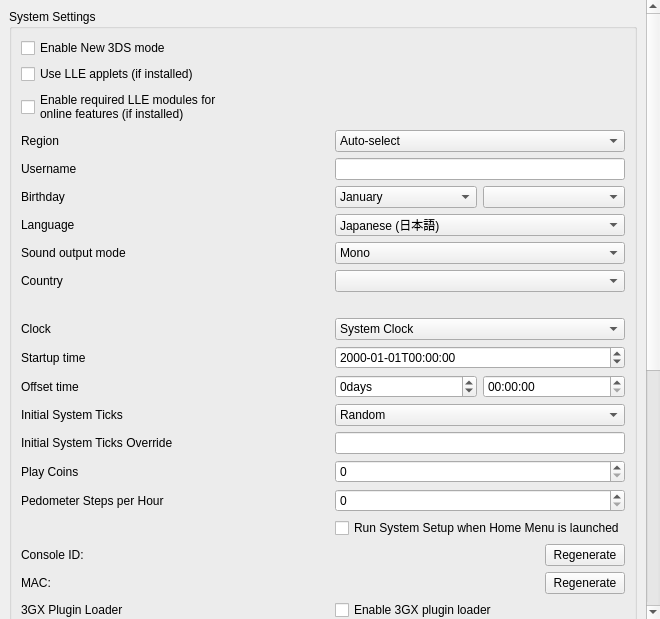
<?xml version="1.0" encoding="UTF-8"?>
<ui version="4.0">
 <class>ConfigureSystem</class>
 <widget class="QWidget" name="ConfigureSystem">
  <property name="geometry">
   <rect>
    <x>0</x>
    <y>0</y>
    <width>653</width>
    <height>619</height>
   </rect>
  </property>
  <property name="windowTitle">
   <string>Form</string>
  </property>
  <layout class="QVBoxLayout" name="verticalLayout_scrollbar">
   <property name="spacing">
    <number>0</number>
   </property>
   <property name="leftMargin">
    <number>0</number>
   </property>
   <property name="topMargin">
    <number>0</number>
   </property>
   <property name="rightMargin">
    <number>0</number>
   </property>
   <property name="bottomMargin">
    <number>0</number>
   </property>
   <item>
    <widget class="QScrollArea" name="scrollArea">
     <property name="minimumSize">
      <size>
       <width>660</width>
       <height>480</height>
      </size>
     </property>
     <property name="frameShape">
      <enum>QFrame::NoFrame</enum>
     </property>
     <property name="lineWidth">
      <number>1</number>
     </property>
     <property name="widgetResizable">
      <bool>true</bool>
     </property>
     <widget class="QWidget" name="scrollAreaWidgetContents">
      <property name="geometry">
       <rect>
        <x>0</x>
        <y>0</y>
        <width>422</width>
        <height>500</height>
       </rect>
      </property>
      <layout class="QHBoxLayout" name="horizontalLayout">
       <item>
        <layout class="QVBoxLayout" name="verticalLayout">
         <item>
          <widget class="QGroupBox" name="group_system_settings">
           <property name="title">
            <string>System Settings</string>
           </property>
           <layout class="QGridLayout" name="gridLayout">
            <item row="0" column="0">
             <widget class="QCheckBox" name="toggle_new_3ds">
              <property name="text">
               <string>Enable New 3DS mode</string>
              </property>
             </widget>
            </item>
            <item row="1" column="0">
             <widget class="QCheckBox" name="toggle_lle_applets">
              <property name="text">
               <string>Use LLE applets (if installed)</string>
              </property>
             </widget>
            </item>
            <item row="2" column="0">
             <widget class="QCheckBox" name="enable_required_online_lle_modules">
              <property name="text">
               <string>Enable required LLE modules for
online features (if installed)</string>
              </property>
              <property name="toolTip">
               <string>Enables the LLE modules needed for online multiplayer, eShop access, etc.</string>
              </property>
             </widget>
            </item>
            <item row="3" column="0">
             <widget class="QLabel" name="region_label">
              <property name="text">
               <string>Region</string>
              </property>
             </widget>
            </item>
            <item row="3" column="1">
             <widget class="QComboBox" name="region_combobox">
              <item>
               <property name="text">
                <string>Auto-select</string>
               </property>
              </item>
              <item>
               <property name="text">
                <string notr="true">JPN</string>
               </property>
              </item>
              <item>
               <property name="text">
                <string notr="true">USA</string>
               </property>
              </item>
              <item>
               <property name="text">
                <string notr="true">EUR</string>
               </property>
              </item>
              <item>
               <property name="text">
                <string notr="true">AUS</string>
               </property>
              </item>
              <item>
               <property name="text">
                <string notr="true">CHN</string>
               </property>
              </item>
              <item>
               <property name="text">
                <string notr="true">KOR</string>
               </property>
              </item>
              <item>
               <property name="text">
                <string notr="true">TWN</string>
               </property>
              </item>
             </widget>
            </item>
            <item row="4" column="1">
             <widget class="QLineEdit" name="edit_username">
              <property name="sizePolicy">
               <sizepolicy hsizetype="Preferred" vsizetype="Fixed">
                <horstretch>0</horstretch>
                <verstretch>0</verstretch>
               </sizepolicy>
              </property>
              <property name="maxLength">
               <number>10</number>
              </property>
             </widget>
            </item>
            <item row="4" column="0">
             <widget class="QLabel" name="label_username">
              <property name="text">
               <string>Username</string>
              </property>
             </widget>
            </item>
            <item row="5" column="0">
             <widget class="QLabel" name="label_birthday">
              <property name="text">
               <string>Birthday</string>
              </property>
             </widget>
            </item>
            <item row="5" column="1">
             <layout class="QHBoxLayout" name="horizontalLayout_birthday2">
              <item>
               <widget class="QComboBox" name="combo_birthmonth">
                <item>
                 <property name="text">
                  <string>January</string>
                 </property>
                </item>
                <item>
                 <property name="text">
                  <string>February</string>
                 </property>
                </item>
                <item>
                 <property name="text">
                  <string>March</string>
                 </property>
                </item>
                <item>
                 <property name="text">
                  <string>April</string>
                 </property>
                </item>
                <item>
                 <property name="text">
                  <string>May</string>
                 </property>
                </item>
                <item>
                 <property name="text">
                  <string>June</string>
                 </property>
                </item>
                <item>
                 <property name="text">
                  <string>July</string>
                 </property>
                </item>
                <item>
                 <property name="text">
                  <string>August</string>
                 </property>
                </item>
                <item>
                 <property name="text">
                  <string>September</string>
                 </property>
                </item>
                <item>
                 <property name="text">
                  <string>October</string>
                 </property>
                </item>
                <item>
                 <property name="text">
                  <string>November</string>
                 </property>
                </item>
                <item>
                 <property name="text">
                  <string>December</string>
                 </property>
                </item>
               </widget>
              </item>
              <item>
               <widget class="QComboBox" name="combo_birthday"/>
              </item>
             </layout>
            </item>
            <item row="6" column="0">
             <widget class="QLabel" name="label_language">
              <property name="text">
               <string>Language</string>
              </property>
             </widget>
            </item>
            <item row="6" column="1">
             <widget class="QComboBox" name="combo_language">
              <property name="toolTip">
               <string>Note: this can be overridden when region setting is auto-select</string>
              </property>
              <item>
               <property name="text">
                <string>Japanese (日本語)</string>
               </property>
              </item>
              <item>
               <property name="text">
                <string>English</string>
               </property>
              </item>
              <item>
               <property name="text">
                <string>French (français)</string>
               </property>
              </item>
              <item>
               <property name="text">
                <string>German (Deutsch)</string>
               </property>
              </item>
              <item>
               <property name="text">
                <string>Italian (italiano)</string>
               </property>
              </item>
              <item>
               <property name="text">
                <string>Spanish (español)</string>
               </property>
              </item>
              <item>
               <property name="text">
                <string>Simplified Chinese (简体中文)</string>
               </property>
              </item>
              <item>
               <property name="text">
                <string>Korean (한국어)</string>
               </property>
              </item>
              <item>
               <property name="text">
                <string>Dutch (Nederlands)</string>
               </property>
              </item>
              <item>
               <property name="text">
                <string>Portuguese (português)</string>
               </property>
              </item>
              <item>
               <property name="text">
                <string>Russian (Русский)</string>
               </property>
              </item>
              <item>
               <property name="text">
                <string>Traditional Chinese (正體中文)</string>
               </property>
              </item>
             </widget>
            </item>
            <item row="7" column="0">
             <widget class="QLabel" name="label_sound">
              <property name="text">
               <string>Sound output mode</string>
              </property>
             </widget>
            </item>
            <item row="7" column="1">
             <widget class="QComboBox" name="combo_sound">
              <item>
               <property name="text">
                <string>Mono</string>
               </property>
              </item>
              <item>
               <property name="text">
                <string>Stereo</string>
               </property>
              </item>
              <item>
               <property name="text">
                <string>Surround</string>
               </property>
              </item>
             </widget>
            </item>
            <item row="8" column="0">
             <widget class="QLabel" name="label_country">
              <property name="text">
               <string>Country</string>
              </property>
             </widget>
            </item>
            <item row="8" column="1">
             <widget class="QComboBox" name="combo_country"/>
            </item>
            <item row="9" column="1">
             <widget class="QLabel" name="label_country_invalid">
              <property name="text">
               <string/>
              </property>
             </widget>
            </item>
            <item row="10" column="0">
             <widget class="QLabel" name="label_init_clock">
              <property name="text">
               <string>Clock</string>
              </property>
             </widget>
            </item>
            <item row="10" column="1">
             <widget class="QComboBox" name="combo_init_clock">
              <item>
               <property name="text">
                <string>System Clock</string>
               </property>
              </item>
              <item>
               <property name="text">
                <string>Fixed Time</string>
               </property>
              </item>
             </widget>
            </item>
            <item row="11" column="0">
             <widget class="QLabel" name="label_init_time">
              <property name="text">
               <string>Startup time</string>
              </property>
             </widget>
            </item>
            <item row="11" column="1">
             <widget class="QDateTimeEdit" name="edit_init_time">
              <property name="displayFormat">
               <string>yyyy-MM-ddTHH:mm:ss</string>
              </property>
             </widget>
            </item>
            <item row="12" column="0">
             <widget class="QLabel" name="label_init_time_offset">
              <property name="text">
               <string>Offset time</string>
              </property>
             </widget>
            </item>
            <item row="12" column="1">
             <layout class="QGridLayout" name="edit_init_time_offset_grid">
              <item row="0" column="0">
               <widget class="QSpinBox" name="edit_init_time_offset_days">
                <property name="suffix">
                 <string>days</string>
                </property>
                <property name="minimum">
                 <number>-2147483648</number>
                </property>
                <property name="maximum">
                 <number>2147483647</number>
                </property>
               </widget>
              </item>
              <item row="0" column="1">
               <widget class="QTimeEdit" name="edit_init_time_offset_time">
                <property name="displayFormat">
                 <string>HH:mm:ss</string>
                </property>
               </widget>
              </item>
             </layout>
            </item>
            <item row="13" column="0">
             <widget class="QLabel" name="label_init_ticks_type">
              <property name="text">
               <string>Initial System Ticks</string>
              </property>
             </widget>
            </item>
            <item row="13" column="1">
             <widget class="QComboBox" name="combo_init_ticks_type">
              <item>
               <property name="text">
                <string>Random</string>
               </property>
              </item>
              <item>
               <property name="text">
                <string>Fixed</string>
               </property>
              </item>
             </widget>
            </item>
            <item row="14" column="0">
             <widget class="QLabel" name="label_init_ticks_value">
              <property name="text">
               <string>Initial System Ticks Override</string>
              </property>
             </widget>
            </item>
            <item row="14" column="1">
             <widget class="QLineEdit" name="edit_init_ticks_value">
              <property name="sizePolicy">
               <sizepolicy hsizetype="Preferred" vsizetype="Fixed">
                <horstretch>0</horstretch>
                <verstretch>0</verstretch>
               </sizepolicy>
              </property>
              <property name="maxLength">
               <number>20</number>
              </property>
             </widget>
            </item>
            <item row="15" column="0">
             <widget class="QLabel" name="label_play_coins">
              <property name="text">
               <string>Play Coins</string>
              </property>
             </widget>
            </item>
            <item row="15" column="1">
             <widget class="QSpinBox" name="spinBox_play_coins">
              <property name="maximum">
               <number>300</number>
              </property>
             </widget>
            </item>
            <item row="16" column="0">
              <widget class="QLabel" name="label_steps_per_hour">
                <property name="toolTip">
                 <string>&lt;html&gt;&lt;head/&gt;&lt;body&gt;&lt;p&gt;Number of steps per hour reported by the pedometer. Range from 0 to 65,535.&lt;/p&gt;&lt;/body&gt;&lt;/html&gt;</string>
                </property>
                <property name="text">
                  <string>Pedometer Steps per Hour</string>
                </property>
              </widget>
            </item>
            <item row="16" column="1">
              <widget class="QSpinBox" name="spinBox_steps_per_hour">
                <property name="maximum">
                  <number>9999</number>
                </property>
              </widget>
            </item>
            <item row="17" column="1">
             <widget class="QCheckBox" name="toggle_system_setup">
              <property name="text">
               <string>Run System Setup when Home Menu is launched</string>
              </property>
             </widget>
            </item>
            <item row="18" column="0">
             <widget class="QLabel" name="label_console_id">
              <property name="text">
               <string>Console ID:</string>
              </property>
             </widget>
            </item>
            <item row="18" column="1">
             <widget class="QPushButton" name="button_regenerate_console_id">
              <property name="sizePolicy">
               <sizepolicy hsizetype="Fixed" vsizetype="Fixed">
                <horstretch>0</horstretch>
                <verstretch>0</verstretch>
               </sizepolicy>
              </property>
              <property name="layoutDirection">
               <enum>Qt::RightToLeft</enum>
              </property>
              <property name="text">
               <string>Regenerate</string>
              </property>
             </widget>
            </item>
            <item row="19" column="0">
              <widget class="QLabel" name="label_mac">
                <property name="text">
                  <string>MAC:</string>
                </property>
              </widget>
            </item>
            <item row="19" column="1">
              <widget class="QPushButton" name="button_regenerate_mac">
                <property name="sizePolicy">
                  <sizepolicy hsizetype="Fixed" vsizetype="Fixed">
                    <horstretch>0</horstretch>
                    <verstretch>0</verstretch>
                  </sizepolicy>
                </property>
                <property name="layoutDirection">
                  <enum>Qt::RightToLeft</enum>
                </property>
                <property name="text">
                  <string>Regenerate</string>
                </property>
              </widget>
            </item>
            <item row="20" column="0">
             <widget class="QLabel" name="label_plugin_loader">
              <property name="text">
               <string>3GX Plugin Loader</string>
              </property>
             </widget>
            </item>
            <item row="20" column="1">
             <widget class="QCheckBox" name="plugin_loader">
              <property name="text">
               <string>Enable 3GX plugin loader</string>
              </property>
             </widget>
            </item>
            <item row="21" column="1">
             <widget class="QCheckBox" name="allow_plugin_loader">
              <property name="text">
               <string>Allow applications to change plugin loader state</string>
              </property>
             </widget>
            </item>
           </layout>
          </widget>
         </item>
         <item>
          <widget class="QGroupBox" name="group_real_console_unique_data">
           <property name="title">
            <string>Real Console Unique Data</string>
           </property>
           <layout class="QGridLayout" name="gridLayout1">
            <item row="0" column="0" colspan="2">
             <widget class="QGroupBox" name="group_real_console_unique_data_core">
               <layout class="QGridLayout" name="gridLayout2">
                <item row="0" column="0" colspan="2">
                 <widget class="QWidget" name="linked_console">
                  <layout class="QHBoxLayout" name="horizontalLayout_linked_console">
                   <item>
                    <widget class="QLabel" name="label_linked_console">
                     <property name="text">
                       <string>Your real console is linked to Azahar.</string>
                     </property>
                    </widget>
                   </item>
                   <item>
                    <widget class="QPushButton" name="button_unlink_console">
                     <property name="sizePolicy">
                      <sizepolicy hsizetype="Fixed" vsizetype="Fixed">
                       <horstretch>0</horstretch>
                       <verstretch>0</verstretch>
                      </sizepolicy>
                     </property>
                     <property name="layoutDirection">
                      <enum>Qt::RightToLeft</enum>
                     </property>
                     <property name="text">
                      <string>Unlink</string>
                     </property>
                    </widget>
                   </item>
                  </layout>
                 </widget>
                </item>
                <item row="1" column="0">
                 <widget class="QLabel" name="label_otp">
                  <property name="text">
                   <string>OTP</string>
                  </property>
                 </widget>
                </item>
                <item row="1" column="1">
                 <widget class="QWidget" name="otp">
                  <layout class="QHBoxLayout" name="horizontalLayout_otp">
                   <item>
                    <widget class="QLabel" name="label_otp_status">
                     <property name="text">
                      <string/>
                     </property>
                    </widget>
                   </item>
                   <item>
                    <widget class="QPushButton" name="button_otp">
                     <property name="sizePolicy">
                      <sizepolicy hsizetype="Fixed" vsizetype="Fixed">
                       <horstretch>0</horstretch>
                       <verstretch>0</verstretch>
                      </sizepolicy>
                     </property>
                     <property name="layoutDirection">
                      <enum>Qt::RightToLeft</enum>
                     </property>
                     <property name="text">
                      <string>Choose</string>
                     </property>
                    </widget>
                   </item>
                  </layout>
                 </widget>
                </item>
                <item row="2" column="0">
                 <widget class="QLabel" name="label_secure_info">
                  <property name="text">
                   <string>SecureInfo_A/B</string>
                  </property>
                 </widget>
                </item>
                <item row="2" column="1">
                 <widget class="QWidget" name="secure_info">
                  <layout class="QHBoxLayout" name="horizontalLayout_secure_info">
                   <item>
                    <widget class="QLabel" name="label_secure_info_status">
                     <property name="text">
                      <string/>
                     </property>
                    </widget>
                   </item>
                   <item>
                    <widget class="QPushButton" name="button_secure_info">
                     <property name="sizePolicy">
                      <sizepolicy hsizetype="Fixed" vsizetype="Fixed">
                       <horstretch>0</horstretch>
                       <verstretch>0</verstretch>
                      </sizepolicy>
                     </property>
                     <property name="layoutDirection">
                      <enum>Qt::RightToLeft</enum>
                     </property>
                     <property name="text">
                      <string>Choose</string>
                     </property>
                    </widget>
                   </item>
                  </layout>
                 </widget>
                </item>
                <item row="3" column="0">
                 <widget class="QLabel" name="label_friend_code_seed">
                  <property name="text">
                   <string>LocalFriendCodeSeed_A/B</string>
                  </property>
                 </widget>
                </item>
                <item row="3" column="1">
                 <widget class="QWidget" name="friend_code_seed">
                  <layout class="QHBoxLayout" name="horizontalLayout_friend_code_seed">
                   <item>
                    <widget class="QLabel" name="label_friend_code_seed_status">
                     <property name="text">
                      <string/>
                     </property>
                    </widget>
                   </item>
                   <item>
                    <widget class="QPushButton" name="button_friend_code_seed">
                     <property name="sizePolicy">
                      <sizepolicy hsizetype="Fixed" vsizetype="Fixed">
                       <horstretch>0</horstretch>
                       <verstretch>0</verstretch>
                      </sizepolicy>
                     </property>
                     <property name="layoutDirection">
                      <enum>Qt::RightToLeft</enum>
                     </property>
                     <property name="text">
                      <string>Choose</string>
                     </property>
                    </widget>
                   </item>
                  </layout>
                 </widget>
                </item>
               </layout>
             </widget>
            </item>
            <item row="1" column="0">
             <widget class="QLabel" name="label_movable">
              <property name="text">
               <string>movable.sed</string>
              </property>
             </widget>
            </item>
            <item row="1" column="1">
             <widget class="QWidget" name="movable">
              <layout class="QHBoxLayout" name="horizontalLayout_movable">
               <item>
                <widget class="QLabel" name="label_movable_status">
                 <property name="text">
                  <string/>
                 </property>
                </widget>
               </item>
               <item>
                <widget class="QPushButton" name="button_movable">
                 <property name="sizePolicy">
                  <sizepolicy hsizetype="Fixed" vsizetype="Fixed">
                   <horstretch>0</horstretch>
                   <verstretch>0</verstretch>
                  </sizepolicy>
                 </property>
                 <property name="layoutDirection">
                  <enum>Qt::RightToLeft</enum>
                 </property>
                 <property name="text">
                  <string>Choose</string>
                 </property>
                </widget>
               </item>
              </layout>
             </widget>
            </item>
           </layout>
          </widget>
         </item>
         <item>
          <widget class="QLabel" name="label_disable_info">
           <property name="text">
            <string>System settings are available only when applications is not running.</string>
           </property>
           <property name="wordWrap">
            <bool>true</bool>
           </property>
          </widget>
         </item>
         <item>
          <spacer name="verticalSpacer">
           <property name="orientation">
            <enum>Qt::Vertical</enum>
           </property>
           <property name="sizeHint" stdset="0">
            <size>
             <width>20</width>
             <height>40</height>
            </size>
           </property>
          </spacer>
         </item>
        </layout>
       </item>
      </layout>
     </widget>
    </widget>
   </item>
  </layout>
 </widget>
 <tabstops>
  <tabstop>toggle_new_3ds</tabstop>
  <tabstop>edit_username</tabstop>
  <tabstop>combo_birthmonth</tabstop>
  <tabstop>combo_birthday</tabstop>
  <tabstop>combo_language</tabstop>
  <tabstop>combo_sound</tabstop>
  <tabstop>combo_country</tabstop>
  <tabstop>combo_init_clock</tabstop>
  <tabstop>edit_init_time</tabstop>
  <tabstop>spinBox_play_coins</tabstop>
  <tabstop>spinBox_steps_per_hour</tabstop>
  <tabstop>button_regenerate_console_id</tabstop>
  <tabstop>button_regenerate_mac</tabstop>
 </tabstops>
 <resources/>
 <connections/>
</ui>
